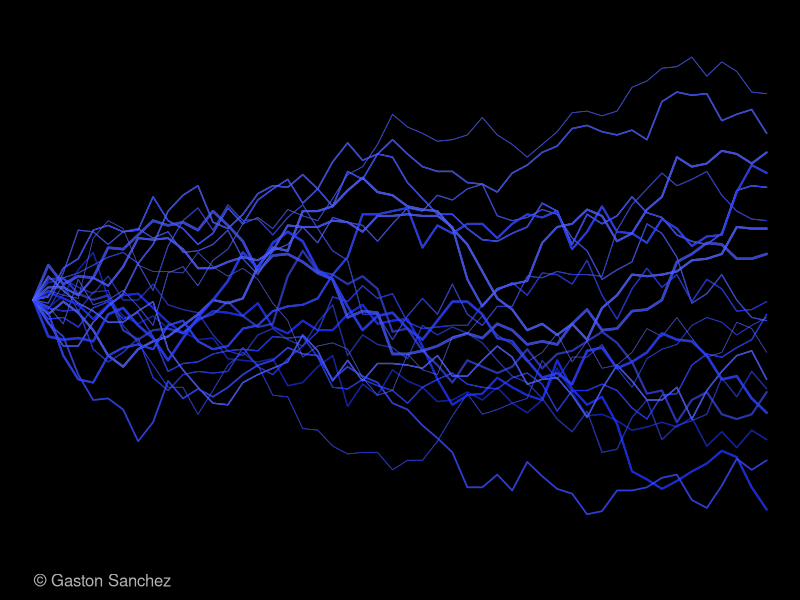

Write R code to recreate this figure.
##################################################################################
# Title:      Blue Lightnings
# Copyright:  Copyright (c) 2012, under the Simplified BSD License
# Author:     Gaston Sanchez
# url:        www.gastonsanchez.com/projects/rtist
##################################################################################

# Don't use my working directory!
setwd("/Users/gaston/Documents/Rtist_Plots/Images")

# ========================================================================
# Blue Lightnings
# ========================================================================
# size
n = 500
# generations
gens = 50
# colors
blues = hsv(h=0.65, s=runif(20,0.8,1), v=1, alpha=runif(20,0.6,0.9))
whites = hsv(h=0, s=0, v=1, alpha=runif(20,0.1,0.7)) 

png("blue_lightnings.png", width=700, height=400)
# set graphical parameters
op = par(bty="n", mar=c(0,.2,0,.2), bg='black')
# open plot
plot(1:gens, rep(0,50), type='l', xlim=c(1,gens), ylim=c(0.15,0.85),
     axes=FALSE)
#rect(0, 0, 50, 1, col="black")
for (j in 1:25)
{
  # initial probability
  p = 0.5
  # empty vector of frequencies
  freq = c(p, rep(NA, gens-1))
  # get generations
  for (i in 2:gens)
  {
    aux = rbinom(1, n, p)
    p = aux/n
    freq[i] = p
  }
  lwds = sample(seq(0.5, 2.5, by=0.15), 1)
  lines(1:gens, freq, type='l', col=whites[j], lwd=lwds)	
  lines(1:gens, freq, type='l', col=blues[j], lwd=lwds)	
}
# signature
legend("bottomleft", legend="© Gaston Sanchez", bty="n", text.col="gray70")
# reset par
par(op)
dev.off()